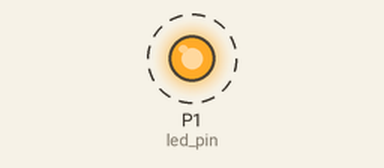
Recording of a program running on a simulated BBC micro:bit running MicroPython. Shown: output pins drawn as LEDs (lit = HIGH). Dashed ring = blinking.

Above: at 0.2 s.
Timing chart, 0 to 3.0 s (numbered marks = the images above):
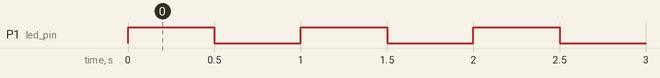

Measured:
- by itself, P1 (led_pin): alternates HIGH for 0.50 s and LOW for 0.50 s

The program:

blink-one-led-01.py
```python
# Imports go at the top
from microbit import *

# Set the LED pin
led_pin = pin1

# Code in a 'while True:' loop repeats forever
while True:
    # Turn the LED on
    led_pin.write_digital(1)
    # Wait for 500ms (0.5 seconds)
    sleep(500)
    # Turn the LED off
    led_pin.write_digital(0)
    # Wait for 500ms (0.5 seconds)
    sleep(500)
```
